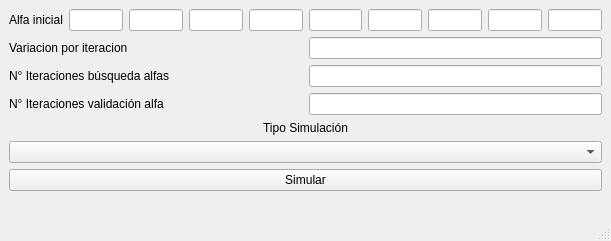
<?xml version="1.0" encoding="UTF-8"?>
<ui version="4.0">
 <class>MainWindow</class>
 <widget class="QMainWindow" name="MainWindow">
  <property name="geometry">
   <rect>
    <x>0</x>
    <y>0</y>
    <width>611</width>
    <height>241</height>
   </rect>
  </property>
  <property name="maximumSize">
   <size>
    <width>611</width>
    <height>241</height>
   </size>
  </property>
  <property name="windowTitle">
   <string>MainWindow</string>
  </property>
  <widget class="QWidget" name="centralwidget">
   <property name="sizePolicy">
    <sizepolicy hsizetype="Expanding" vsizetype="Expanding">
     <horstretch>0</horstretch>
     <verstretch>0</verstretch>
    </sizepolicy>
   </property>
   <property name="maximumSize">
    <size>
     <width>611</width>
     <height>200</height>
    </size>
   </property>
   <layout class="QGridLayout" name="gridLayout">
    <item row="0" column="0">
     <layout class="QVBoxLayout" name="verticalLayout">
      <item>
       <layout class="QHBoxLayout" name="horizontalLayout_3">
        <item>
         <widget class="QLabel" name="label">
          <property name="text">
           <string>Alfa inicial</string>
          </property>
         </widget>
        </item>
        <item>
         <layout class="QHBoxLayout" name="horizontalLayout">
          <item>
           <widget class="QLineEdit" name="alfa1"/>
          </item>
          <item>
           <widget class="QLineEdit" name="alfa2"/>
          </item>
          <item>
           <widget class="QLineEdit" name="alfa3"/>
          </item>
          <item>
           <widget class="QLineEdit" name="alfa4"/>
          </item>
          <item>
           <widget class="QLineEdit" name="alfa5"/>
          </item>
          <item>
           <widget class="QLineEdit" name="alfa6"/>
          </item>
          <item>
           <widget class="QLineEdit" name="alfa7"/>
          </item>
          <item>
           <widget class="QLineEdit" name="alfa8"/>
          </item>
          <item>
           <widget class="QLineEdit" name="alfa9"/>
          </item>
         </layout>
        </item>
       </layout>
      </item>
      <item>
       <layout class="QHBoxLayout" name="horizontalLayout_4">
        <item>
         <widget class="QLabel" name="label_2">
          <property name="text">
           <string>Variacion por iteracion</string>
          </property>
         </widget>
        </item>
        <item>
         <widget class="QLineEdit" name="var">
          <property name="sizePolicy">
           <sizepolicy hsizetype="Preferred" vsizetype="Fixed">
            <horstretch>0</horstretch>
            <verstretch>0</verstretch>
           </sizepolicy>
          </property>
         </widget>
        </item>
       </layout>
      </item>
      <item>
       <layout class="QHBoxLayout" name="horizontalLayout_5">
        <item>
         <widget class="QLabel" name="label_3">
          <property name="text">
           <string>N° Iteraciones búsqueda alfas</string>
          </property>
         </widget>
        </item>
        <item>
         <widget class="QLineEdit" name="iter_b_alfas">
          <property name="sizePolicy">
           <sizepolicy hsizetype="Preferred" vsizetype="Fixed">
            <horstretch>0</horstretch>
            <verstretch>0</verstretch>
           </sizepolicy>
          </property>
         </widget>
        </item>
       </layout>
      </item>
      <item>
       <layout class="QHBoxLayout" name="horizontalLayout_7">
        <item>
         <widget class="QLabel" name="label_5">
          <property name="text">
           <string>N° Iteraciones validación alfa</string>
          </property>
         </widget>
        </item>
        <item>
         <widget class="QLineEdit" name="iter_v_alfas">
          <property name="sizePolicy">
           <sizepolicy hsizetype="Preferred" vsizetype="Fixed">
            <horstretch>0</horstretch>
            <verstretch>0</verstretch>
           </sizepolicy>
          </property>
         </widget>
        </item>
       </layout>
      </item>
      <item>
       <layout class="QVBoxLayout" name="verticalLayout_2">
        <item>
         <widget class="QLabel" name="label_4">
          <property name="sizePolicy">
           <sizepolicy hsizetype="Preferred" vsizetype="Fixed">
            <horstretch>0</horstretch>
            <verstretch>0</verstretch>
           </sizepolicy>
          </property>
          <property name="text">
           <string>Tipo Simulación</string>
          </property>
          <property name="alignment">
           <set>Qt::AlignCenter</set>
          </property>
         </widget>
        </item>
        <item>
         <widget class="QComboBox" name="tipo_sim"/>
        </item>
       </layout>
      </item>
      <item>
       <widget class="QPushButton" name="sim">
        <property name="text">
         <string>Simular</string>
        </property>
       </widget>
      </item>
     </layout>
    </item>
   </layout>
  </widget>
  <widget class="QMenuBar" name="menubar">
   <property name="geometry">
    <rect>
     <x>0</x>
     <y>0</y>
     <width>611</width>
     <height>21</height>
    </rect>
   </property>
  </widget>
  <widget class="QStatusBar" name="statusbar"/>
 </widget>
 <resources/>
 <connections/>
</ui>
